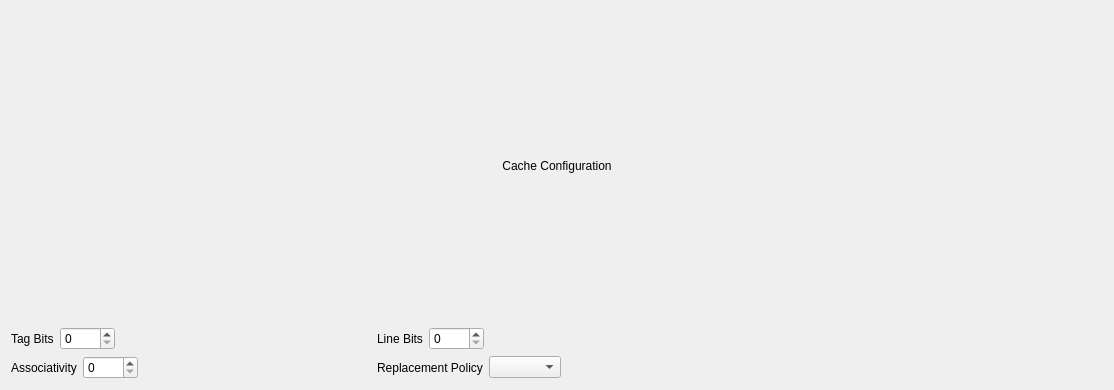
<?xml version="1.0" encoding="UTF-8"?>
<ui version="4.0">
 <class>CacheConfig</class>
 <widget class="QWidget" name="CacheConfig">
  <property name="geometry">
   <rect>
    <x>0</x>
    <y>0</y>
    <width>1114</width>
    <height>390</height>
   </rect>
  </property>
  <property name="windowTitle">
   <string>Form</string>
  </property>
  <layout class="QGridLayout" name="gridLayout_2">
   <item row="2" column="1">
    <layout class="QGridLayout" name="gridLayout">
     <item row="1" column="1" colspan="2">
      <layout class="QHBoxLayout" name="horizontalLayout">
       <item>
        <widget class="QLabel" name="tagLabel">
         <property name="text">
          <string>Tag Bits</string>
         </property>
        </widget>
       </item>
       <item>
        <widget class="QSpinBox" name="tagBits">
         <property name="minimumSize">
          <size>
           <width>55</width>
           <height>0</height>
          </size>
         </property>
        </widget>
       </item>
       <item>
        <spacer name="horizontalSpacer">
         <property name="orientation">
          <enum>Qt::Horizontal</enum>
         </property>
         <property name="sizeHint" stdset="0">
          <size>
           <width>40</width>
           <height>20</height>
          </size>
         </property>
        </spacer>
       </item>
      </layout>
     </item>
     <item row="1" column="3" colspan="2">
      <layout class="QHBoxLayout" name="horizontalLayout_2">
       <item>
        <widget class="QLabel" name="lineLabel">
         <property name="text">
          <string>Line Bits</string>
         </property>
        </widget>
       </item>
       <item>
        <widget class="QSpinBox" name="indexBits">
         <property name="minimumSize">
          <size>
           <width>55</width>
           <height>0</height>
          </size>
         </property>
        </widget>
       </item>
       <item>
        <spacer name="horizontalSpacer_2">
         <property name="orientation">
          <enum>Qt::Horizontal</enum>
         </property>
         <property name="sizeHint" stdset="0">
          <size>
           <width>40</width>
           <height>20</height>
          </size>
         </property>
        </spacer>
       </item>
      </layout>
     </item>
     <item row="3" column="3" colspan="2">
      <layout class="QHBoxLayout" name="horizontalLayout_5">
       <item>
        <widget class="QLabel" name="replacementLabel">
         <property name="text">
          <string>Replacement Policy</string>
         </property>
        </widget>
       </item>
       <item>
        <widget class="QComboBox" name="replacementCombo"/>
       </item>
       <item>
        <spacer name="horizontalSpacer_4">
         <property name="orientation">
          <enum>Qt::Horizontal</enum>
         </property>
         <property name="sizeHint" stdset="0">
          <size>
           <width>40</width>
           <height>20</height>
          </size>
         </property>
        </spacer>
       </item>
      </layout>
     </item>
     <item row="3" column="1" colspan="2">
      <layout class="QHBoxLayout" name="horizontalLayout_4">
       <item>
        <widget class="QLabel" name="associativtyLabel">
         <property name="text">
          <string>Associativity</string>
         </property>
        </widget>
       </item>
       <item>
        <widget class="QSpinBox" name="associativityNum">
         <property name="minimumSize">
          <size>
           <width>55</width>
           <height>0</height>
          </size>
         </property>
        </widget>
       </item>
       <item>
        <spacer name="horizontalSpacer_3">
         <property name="orientation">
          <enum>Qt::Horizontal</enum>
         </property>
         <property name="sizeHint" stdset="0">
          <size>
           <width>40</width>
           <height>20</height>
          </size>
         </property>
        </spacer>
       </item>
      </layout>
     </item>
     <item row="0" column="1" colspan="6">
      <widget class="QLabel" name="widgetLabel">
       <property name="text">
        <string>Cache Configuration</string>
       </property>
       <property name="alignment">
        <set>Qt::AlignCenter</set>
       </property>
      </widget>
     </item>
     <item row="1" column="5" colspan="2">
      <widget class="QLabel" name="byteFieldBits">
       <property name="text">
        <string/>
       </property>
      </widget>
     </item>
     <item row="3" column="5" colspan="2">
      <layout class="QHBoxLayout" name="horizontalLayout_3">
       <item>
        <spacer name="horizontalSpacer_5">
         <property name="orientation">
          <enum>Qt::Horizontal</enum>
         </property>
         <property name="sizeHint" stdset="0">
          <size>
           <width>40</width>
           <height>20</height>
          </size>
         </property>
        </spacer>
       </item>
      </layout>
     </item>
    </layout>
   </item>
  </layout>
 </widget>
 <resources/>
 <connections/>
</ui>
